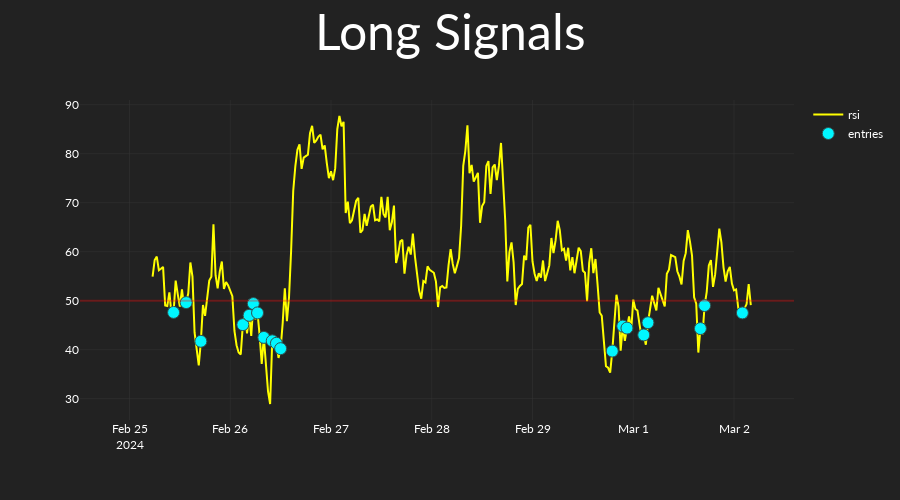

Notebook code cell kept with this figure:
### Code cell
fig.update_layout(
    height=500,
    xaxis_rangeslider_visible=False,
    title=dict(
        x=0.5,
        text="Long Signals",
        xanchor="center",
        font=dict(
            size=50,
        ),
    ),
)

### Figure 1 — Plotly figure (JSON) as saved in the notebook; plotly's stock layout.template omitted (floating-point values rounded to 4 significant figures; data arrays with more than 128 entries replaced by an {"elided": "..."} marker saying what was removed)
{"data": [{"line": {"color": "yellow"}, "name": "rsi", "type": "scatter", "x": {"elided": "300 str values"}, "y": {"elided": "300 float values"}}, {"marker": {"color": "#00F6FF", "line": {"color": "DarkSlateGrey", "width": 1}, "size": 12, "symbol": "circle"}, "mode": "markers", "name": "entries", "type": "scatter", "x": {"elided": "300 str values"}, "y": {"elided": "300 float values"}}], "layout": {"height": 500, "shapes": [{"line": {"color": "red"}, "opacity": 0.3, "type": "line", "x0": 0, "x1": 1, "xref": "x domain", "y0": 50, "y1": 50, "yref": "y"}], "title": {"font": {"size": 50}, "text": "Long Signals", "x": 0.5, "xanchor": "center"}, "xaxis": {"rangeslider": {"visible": false}}}}
